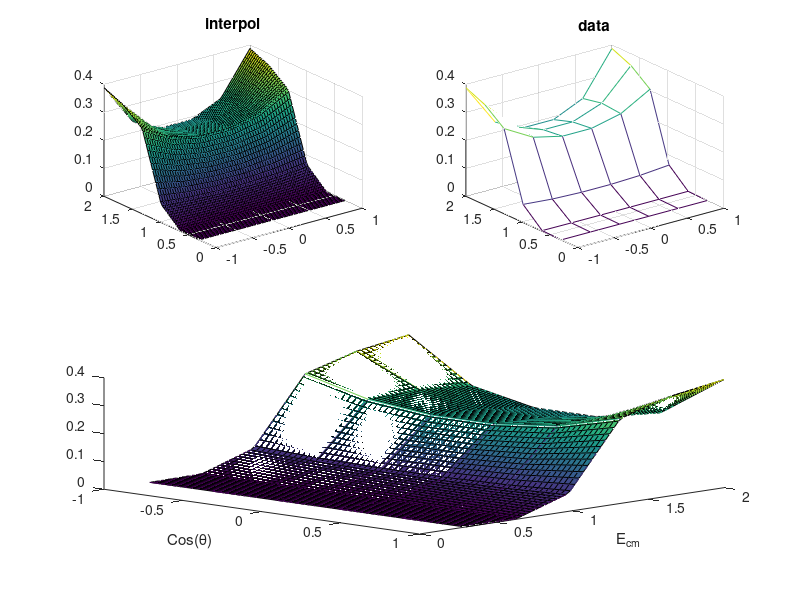

Reproduce this figure in MATLAB. (Note: this script raises an error after producing the figure.)
clear all; close all; clc;
global ev cs cross


 ev=load('e_grid.dat','ascii')';
 cs=load('w_grid.dat','ascii')';
 cross=load('cs_grid.dat','ascii')';

%% 
ev_m=linspace(0.3,2,60);
cthv_m=linspace(-0.9995,0.9995,60);
 

[Eq,Wq] = meshgrid(ev_m,cthv_m);


% Eq=ev;
% Wq=cs;

Vq=interp2(ev,cs,cross,Eq,Wq,'linear');



figure(90)
subplot(2,2,1)
surf(Wq,Eq,Vq)
title('interpol')
subplot(2,2,2)
 mesh(cs(:,1),ev(1,:),cross')
 title('data')
subplot(2,2,[3 4])
hold on
surf(Wq,Eq,Vq)
%  scatter3(Wq,Eq,Vq,'r')
% scatter3(grid300(:,1),grid300(:,2),grid300(:,3),'.b')
 mesh(cs(:,1),ev(1,:),cross')%,'EdgeColor','none')
hold off
xlabel('Cos(\theta)')
ylabel('E_{cm}')
view(44,30)

% stop
E_cm=1.9;
for ni=1:1:5000
[theta_out]=rejection_method(E_cm);

th(ni)=theta_out;
end


figure(100)
hist(th,20)


% 
% 
% interpn(grid300(:,1),acos(grid300(:,2)),grid300(:,3),Xq,Yq)



